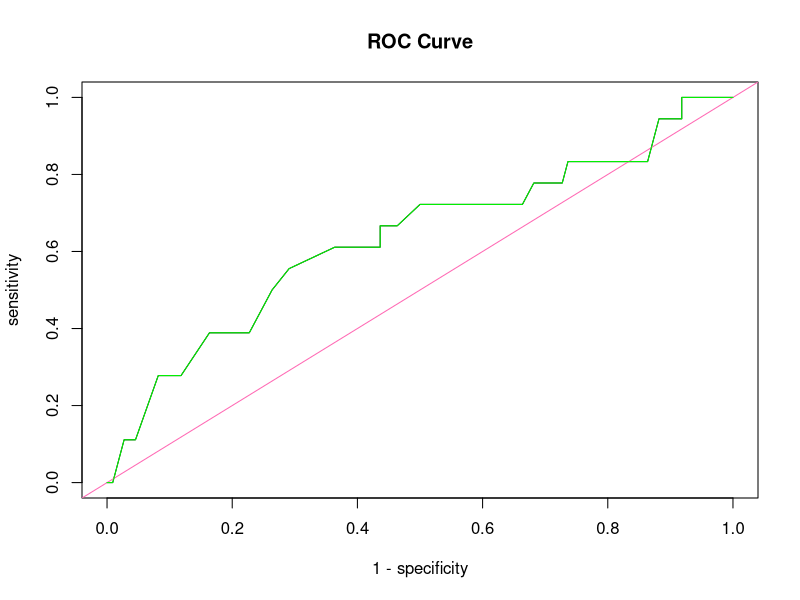

Write the R code that produced this figure.
# logistic regression homework 

movies <-read.table(text = "A Beautiful Mind,1,76, PG
Gosford Park,0,86, R
In the Bedroom,0,93, R
LOTR: Fellowship,0,91, PG-13
Moulin Rouge,0,76, PG-13
Chicago,1,87, PG-13
Gangs of New York,0,75, R
The Hours,0,81, PG-13
LOTR: Towers,0,96, PG-13
The Pianist,0,96, R
LOTR: Return,1,94, PG-13
Lost in Translation,0,95, R
Master and Commander,0,85, PG-13
Mystic River,0,87, R
Seabiscuit,0,77, PG-13
Million Dollar Baby,1,91, PG-13
The Aviator,0,87, PG-13
Finding Neverland,0,83, PG
Ray,0,81, PG-13
Sideways,0,96, R
Crash,1,75, R
Brokeback Mountain,0,87, R
Capote,0,90, R
Good Night and Good Luck,0,93, PG
Munich,0,78, R
The Departed,1,92, R
Babel,0,69, R
Letters from Iwo Jima,0,91, R
Little Miss Sunshine,0,91, R
The Queen,0,97, PG-13
No Country for Old Men,1,94, R
Atonement,0,83, R
Juno,0,94, PG-13
Michael Clayton,0,90, R
There Will Be Blood,0,91, R
Slumdog Millionaire,1,94, R
Curious Case of Benj Button,0,72, PG-13
Frost/Nixon,0,92, R
Milk,0,94, R
The Reader,0,61, R
The Hurt Locker, 1, 98, R
Avatar, 0, 83, PG-13
The Blind Side, 0, 66, PG-13
District 9, 0, 90, R
An Education, 0, 94, PG-13
Inglourious Basterds, 0, 89, R
Precious, 0, 91, R
A Serious Man, 0, 89, R
Up, 0, 98, PG
Up in the Air, 0, 91, R
The Kings Speech, 1, 95, PG-13
127 Hours, 0, 93, R
Black Swan, 0, 87, R
The Fighter, 0, 90, R
Inception, 0, 86, PG-13
The Kids are All Right, 0, 93, R
The Social Network, 0, 96, PG-13
True Grit, 0, 96, PG-13
Winters Bone, 0, 94, R
The Artist, 1, 97, PG-13
The Descendants, 0, 89, PG
Extremely Loud and Incredibly Close, 0, 46, PG-13
The Help, 0, 75, PG-13
Hugo, 0, 94, PG
Midnight in Paris, 0, 93, PG-13
Moneyball, 0, 94, PG-13
The Tree of Life, 0, 84, PG-13
War Horse, 0, 76, PG-13
Argo, 1, 96, R
Amour, 0, 93, PG-13
Beasts of the Southern Wild, 0, 86, PG-13
Django Unchained, 0, 88, R
Les Miserables, 0, 69, PG-13
Life of Pi, 0, 87, PG
Lincoln, 0, 90, PG-13
Silver Linings Playbook, 0, 92, R
Zero Dark Thirty, 0, 92, R
12 Years a Slave, 1, 96, R
American Hustle, 0, 93, R
Captain Phillips, 0, 93, PG-13
Dallas Buyers Club, 0, 94, R
Gravity, 0, 96, PG-13
Her, 0, 95, R
Nebraska, 0, 91, R
Philomena, 0, 92, PG-13
The Wolf of Wall Street, 0, 77, R
Birdman, 1, 91, R
American Sniper, 0, 72, R
Boyhood, 0, 98, R
The Grand Budapest Hotel, 0, 92, R
The Imitation Game, 0, 90, PG-13
Selma, 0, 99, PG-13
The Theory of Everything, 0, 79, PG-13
Whiplash, 0, 94, R
Spotlight, 1, 96, R
The Big Short, 0, 88, R
Bridge of Spies, 0, 91, PG-13
Brooklyn, 0, 97, PG-13
Mad Max: Fury Road, 0, 97, R
The Martian, 0, 92, PG-13
The Revenant, 0, 81, R
Room, 0, 94, R
Hidden Figures, 0, 93, PG
La La Land, 0, 92, PG-13
Arrival, 0, 94, PG-13
Hacksaw Ridge, 0, 86, R
Fences, 0, 93, PG-13
Lion, 0, 86, PG-13
Manchester by the Sea, 0, 95, R
Moonlight, 1, 98, R
Hell or High Water, 0, 97, R
Shape of Water, 1, 92, R
Call Me by Your Name, 0, 95, R
Darkest Hour, 0, 84, PG-13
Dunkirk, 0, 92, PG-13
Get Out, 0, 98, R
Lady Bird, 0, 99, R
Phantom Thread, 0, 91, R
The Post, 0, 88, PG-13
Three Billboards Outside Ebbing Missouri, 0, 91, R
Green Book, 1, 79, PG-13
Black Panther, 0, 97, PG-13
BlacKkKlansman, 0, 96, R
Bohemian Rhapsody, 0, 61, PG-13
The Favourite, 0, 93, R
Roma, 0, 96, R
A Star is Born, 0, 89, R
Vice, 0, 66, R", header = FALSE, sep = ",")

names(movies) <- c("name", "won", "tomatometer", "rating")
movies
str(movies)
# relevel 
movies$rating <- factor(movies$rating)
movies$rating <- relevel(movies$rating, " R")

str(movies)

# fit the model 
# logistic model because the response for win is either a 1 or 0
movies.out <- glm(won ~ tomatometer + rating, data = movies, family = "binomial")
summary(movies.out)

# betahat is the estimate on the coefficent on wins

exp(coef(movies.out)[-1])

# For each additional positive review, we estimate the mean chance of winning an academy award to increase by 
# 5%, holding all else constant. 

# 95%: CI
exp(confint(movies.out)[-1,])

# Test Ho: MPAA Rating has no effect on winning the Academy Award at α = 0.05
movies.red <- glm(won~ tomatometer, data = movies, family = 'binomial')
anova(movies.red, movies.out, test = "Chisq")

predict(movies.out, newdata = data.frame(name = "Black Panther", tomatometer = 97, rating = " PG-13"), 
        type = "response")

logit.hat <- predict(movies.out, newdata = data.frame(name = "Black Panther", tomatometer = 97, rating = " PG-13"), 
        type = "link", se = TRUE)

logit.L <- logit.hat$fit -1.96*logit.hat$se
logit.U <- logit.hat$fit + 1.96*logit.hat$se
phat.L <- exp(logit.L)/(1 + exp(logit.L))
phat.U <- exp(logit.U)/(1 + exp(logit.U))

# ROC
library(ROCR)
movies.pred <- prediction(predict(movies.out, type = "response"), movies$won)
movies.pref <- performance(movies.pred, measure = "tpr", x.measure = "fpr")
plot(movies.pref, xlab = "1 - specificity", ylab = "sensitivity", main = "ROC Curve")
abline(0,1,col = "hot pink")

test.pred <- prediction(predict(movies.out, newdata = movies, type = "response"), movies$won)
test.perf <- performance(test.pred, measure = "tpr", x.measure = "fpr")
plot(test.perf, add = TRUE, col = "green")

# AUC
performance(movies.pred, measure = "auc")
performance(test.pred, measure = "auc")
